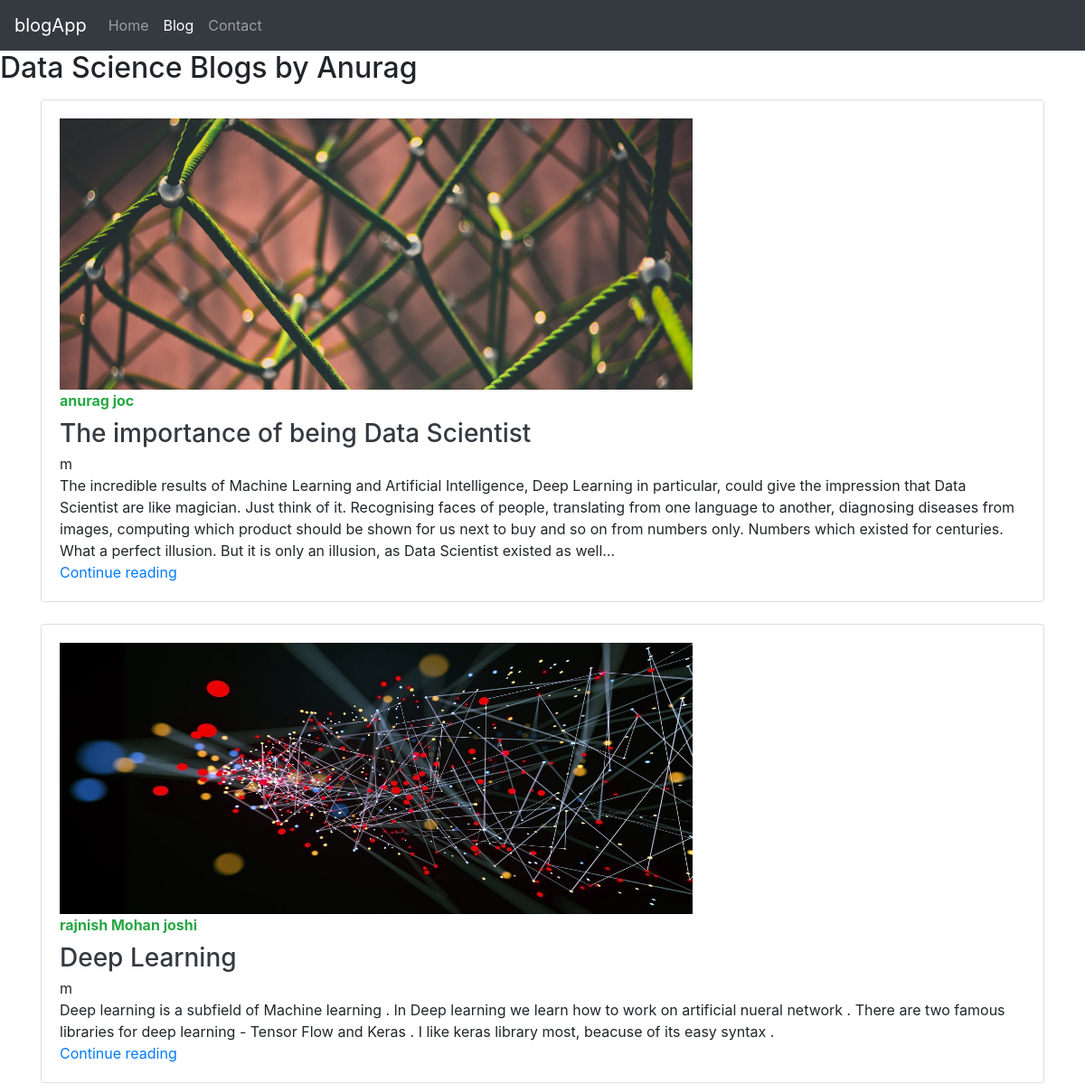
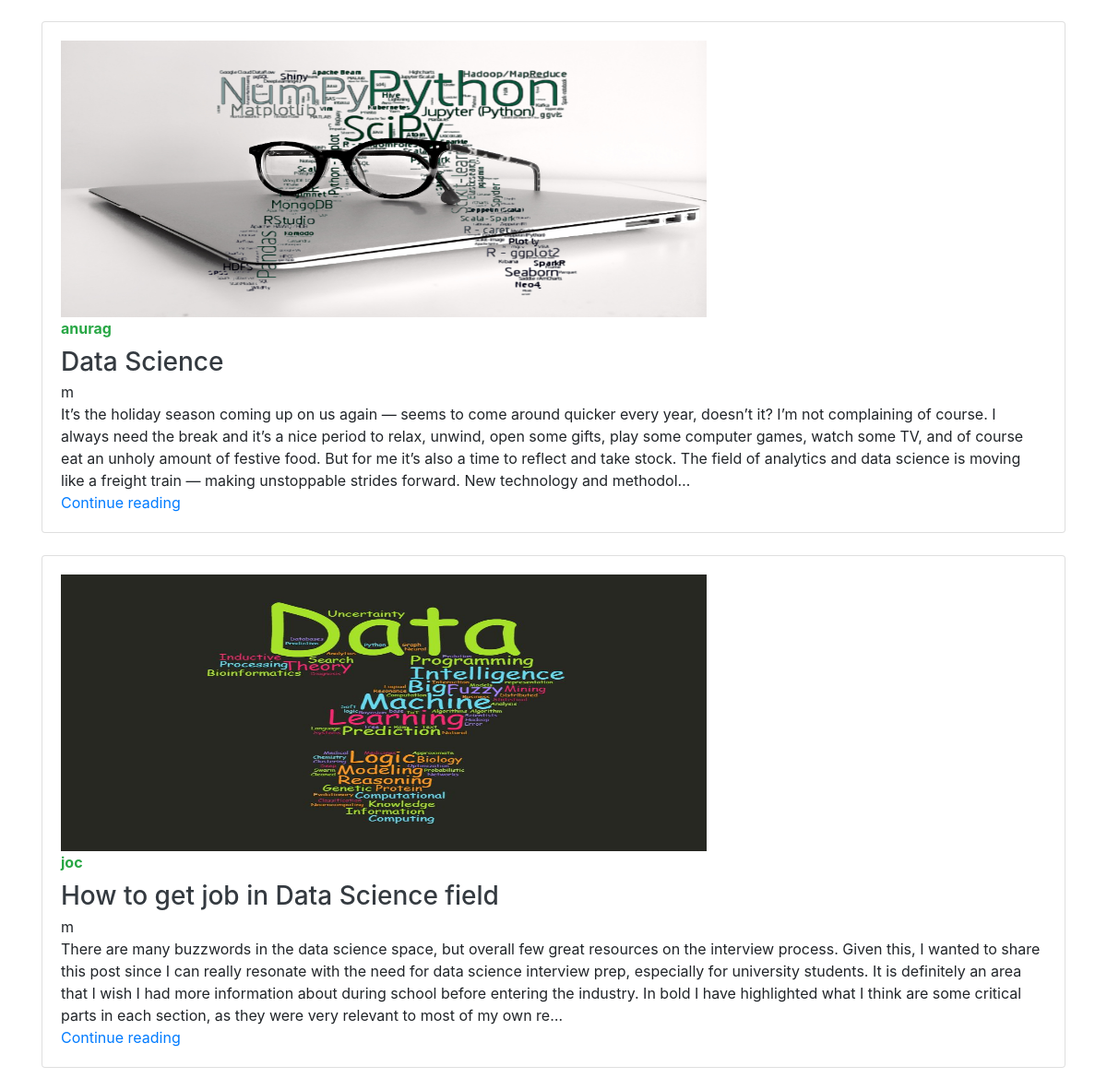
Screenshot of /blog/ with the database file from the repository (2 pictures, top to bottom).
### blog/models.py (models this page shows, shortened)
class Post(models.Model):
    sno = models.AutoField(primary_key = True)
    title = models.CharField(max_length = 255)
    content = models.TextField()
    author = models.CharField(max_length = 100)
    slug = models.CharField(max_length = 130)
    img = models.ImageField(upload_to = 'pics')
    timestamp = models.DateTimeField(blank = True)

### blog/views.py (the view)
# urls.py: path('' , views.blogHome , name = 'blogHome'),
def blogHome(request):
    allPosts = Post.objects.all()
    context = {'allPosts': allPosts}
    return render(request, 'blog/blogHome.html' , context)

### templates/blog/blogHome.html (shortened to what this page needs)
{% extends 'base.html' %}
{% block blogactive %} active {% endblock blogactive %}
{% block body %}
{% load static %}
<h2> Data Science Blogs by Anurag </h2>
{% for post in allPosts %}
<div class="container my-3 ">
    <div class="card flex-md-row mb-4 box-shadow h-md-250">
     <div class="card-body d-flex flex-column align-items-start">
       <img src= "{{post.img.url}}" alt=""  style="width: 700px; height: 300px;">
       <strong class="d-inline-block mb-2 text-success"> {{post.author}} </strong>
         <h3 class="mb-0">
          <a class="text-dark" href="#"> {{post.title}} </a>
         </h3>
         m<p class="card-text mb-auto">{{post.content | truncatechars:500 }}</p>
          <a href="/blog/{{post.slug}}">Continue reading</a>
       </div>
     </div>
</div>
{% endfor %}
{% endblock body %}

### templates/base.html (shortened to what this page needs)
<!doctype html>
<html lang="en">
  <head>
    <link rel="stylesheet" href="https://maxcdn.bootstrapcdn.com/bootstrap/4.0.0/css/bootstrap.min.css">
  </head>
  <body>
    <nav class="navbar navbar-expand-lg navbar-dark bg-dark">
        <a class="navbar-brand" href="/">blogApp</a>
        <div class="collapse navbar-collapse" id="navbarSupportedContent">
          <ul class="navbar-nav mr-auto">
            <li class="nav-item {% block homeactive %} {% endblock homeactive %}">
              <a class="nav-link" href="/">Home <span class="sr-only">(current)</span></a>
            </li>
             <li class="nav-item {% block blogactive %} {% endblock blogactive %}">
              <a class="nav-link" href="/blog">Blog</a>
            </li>
            <li class="nav-item {% block contactactive %} {% endblock contactactive %}">
              <a class="nav-link" href="/contact">Contact</a>
            </li>
          </ul>
        </div>
      </nav>
      {% block body %}
      {% endblock body %}
  </body>
</html>

### rows the page displays
Post: img (picture), author "anurag joc", title "The importance of being Data Scientist", content "The incredible results of Machine Learning and Artificial Intelligence, Deep Learning in particular, could give the impression that Data Scientist are like magician. Just think of it. Recognising faces of people, translating from one language to another, diagnosing diseases from images, computing which product should be shown for us next to buy and so on from numbers only. Numbers which existed for centuries. What a perfect illusion. But it is only an illusion, as Data Scientist existed as well…"
Post: img (picture), author "rajnish Mohan joshi", title "Deep Learning", content "Deep learning is a subfield of Machine learning . In Deep learning we learn how to work on artificial nueral network . There are two famous libraries for deep learning - Tensor Flow and Keras . I like keras library most, beacuse of its easy syntax ."
Post: img (picture), author "anurag", title "Data Science", content "It’s the holiday season coming up on us again — seems to come around quicker every year, doesn’t it? I’m not complaining of course. I always need the break and it’s a nice period to relax, unwind, open some gifts, play some computer games, watch some TV, and of course eat an unholy amount of festive food. But for me it’s also a time to reflect and take stock. The field of analytics and data science is moving like a freight train — making unstoppable strides forward. New technology and methodol…"
Post: img (picture), author "joc", title "How to get job in Data Science field", content "There are many buzzwords in the data science space, but overall few great resources on the interview process. Given this, I wanted to share this post since I can really resonate with the need for data science interview prep, especially for university students. It is definitely an area that I wish I had more information about during school before entering the industry. In bold I have highlighted what I think are some critical parts in each section, as they were very relevant to most of my own re…"
